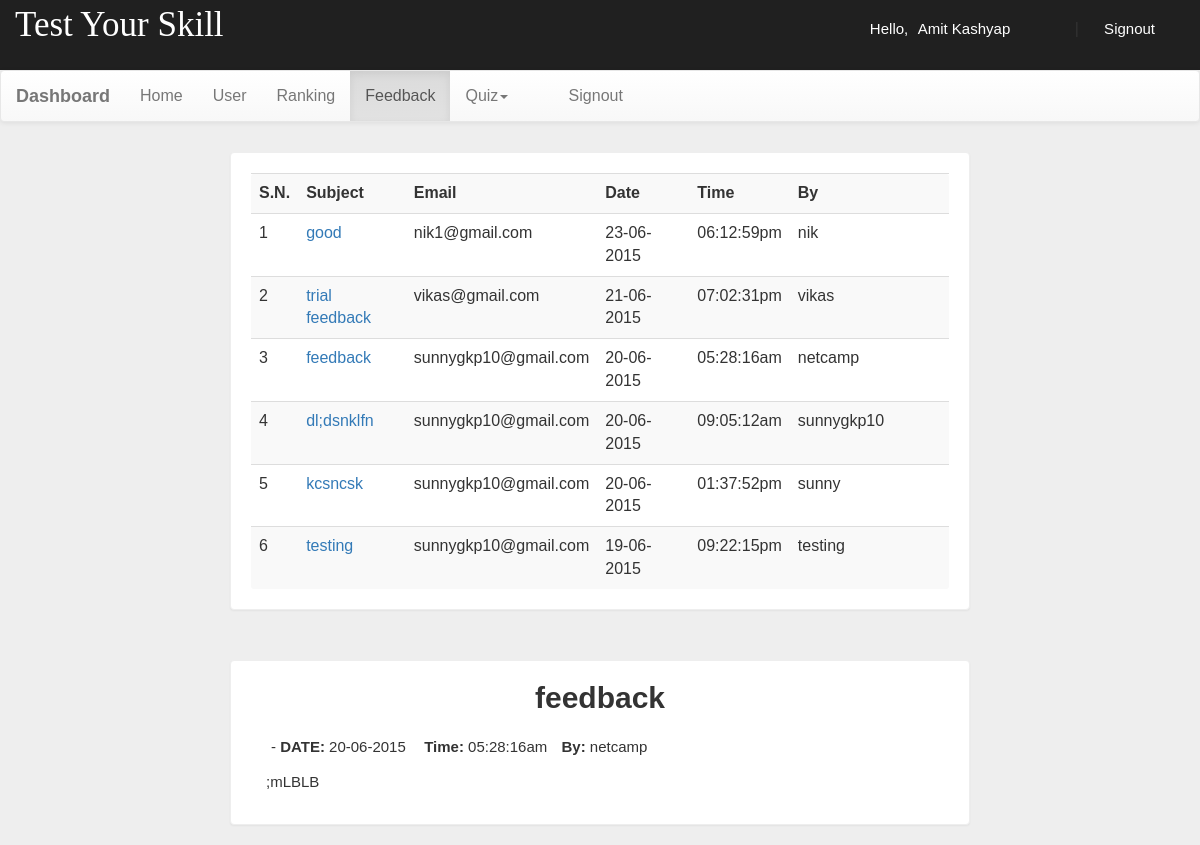
/login/dash.php?q=3&fid=5584ddd0da0ab (signed in), run on the app's committed database.
### tables this page shows
CREATE TABLE `feedback` (
  `id` text NOT NULL,
  `name` varchar(50) NOT NULL,
  `email` varchar(50) NOT NULL,
  `subject` varchar(500) NOT NULL,
  `feedback` varchar(500) NOT NULL,
  `date` date NOT NULL,
  `time` varchar(50) NOT NULL
);

### login/dash.php (the view, shortened to what this page needs)
<!DOCTYPE html PUBLIC "-//W3C//DTD XHTML 1.0 Transitional//EN" "http://www.w3.org/TR/xhtml1/DTD/xhtml1-transitional.dtd">
<html xmlns="http://www.w3.org/1999/xhtml">
<head>
<link  rel="stylesheet" href="css/bootstrap.min.css"/>
 <link  rel="stylesheet" href="css/bootstrap-theme.min.css"/>
 <link rel="stylesheet" href="css/main.css">
 <link  rel="stylesheet" href="css/font.css">
</head>
<body  style="background:#eee;">
<div class="header">
<div class="row">
<div class="col-lg-6">
<span class="logo">Test Your Skill</span></div>
<?php
 include_once 'dbConnection.php';
  if(!(isset($_SESSION['email']))){
header("location:index.php");
}
else
{
$name = $_SESSION['name'];;
echo '<span class="pull-right top title1" ><span class="log1"><span class="glyphicon glyphicon-user" aria-hidden="true"></span>&nbsp;&nbsp;&nbsp;&nbsp;Hello,</span> <a href="account.php" class="log log1">'.$name.'</a>&nbsp;|&nbsp;<a href="logout.php?q=account.php" class="log"><span class="glyphicon glyphicon-log-out" aria-hidden="true"></span>&nbsp;Signout</button></a></span>';
}?>
</div></div>
<nav class="navbar navbar-default title1">
  <div class="container-fluid">
    <div class="navbar-header">
      <a class="navbar-brand" href="dash.php?q=0"><b>Dashboard</b></a>
    </div>
    <div class="collapse navbar-collapse" id="bs-example-navbar-collapse-1">
      <ul class="nav navbar-nav">
        <li <?php if(@$_GET['q']==0) echo'class="active"'; ?>><a href="dash.php?q=0">Home<span class="sr-only">(current)</span></a></li>
        <li <?php if(@$_GET['q']==1) echo'class="active"'; ?>><a href="dash.php?q=1">User</a></li>
		<li <?php if(@$_GET['q']==2) echo'class="active"'; ?>><a href="dash.php?q=2">Ranking</a></li>
		<li <?php if(@$_GET['q']==3) echo'class="active"'; ?>><a href="dash.php?q=3">Feedback</a></li>
        <li class="dropdown <?php if(@$_GET['q']==4 || @$_GET['q']==5) echo'active"'; ?>">
          <a href="#" class="dropdown-toggle" data-toggle="dropdown" role="button" aria-haspopup="true" aria-expanded="false">Quiz<span class="caret"></span></a>
        </li><li class="pull-right"> <a href="logout.php?q=account.php"><span class="glyphicon glyphicon-log-out" aria-hidden="true"></span>&nbsp;&nbsp;&nbsp;&nbsp;Signout</a></li>
      </ul>
          </div>
  </div>
</nav>
<div class="container">
<div class="row">
<div class="col-md-12">
<?php if(@$_GET['q']==3) {
$result = mysqli_query($con,"SELECT * FROM `feedback` ORDER BY `feedback`.`date` DESC") or die('Error');
echo  '<div class="panel"><div class="table-responsive"><table class="table table-striped title1">
<tr><td><b>S.N.</b></td><td><b>Subject</b></td><td><b>Email</b></td><td><b>Date</b></td><td><b>Time</b></td><td><b>By</b></td><td></td><td></td></tr>';
$c=1;
while($row = mysqli_fetch_array($result)) {
	$date = $row['date'];
	$date= date("d-m-Y",strtotime($date));
	$time = $row['time'];
	$subject = $row['subject'];
	$name = $row['name'];
	$email = $row['email'];
	$id = $row['id'];
	 echo '<tr><td>'.$c++.'</td>';
	echo '<td><a title="Click to open feedback" href="dash.php?q=3&fid='.$id.'">'.$subject.'</a></td><td>'.$email.'</td><td>'.$date.'</td><td>'.$time.'</td><td>'.$name.'</td>
	<td><a title="Open Feedback" href="dash.php?q=3&fid='.$id.'"><b><span class="glyphicon glyphicon-folder-open" aria-hidden="true"></span></b></a></td>';
	echo '<td><a title="Delete Feedback" href="update.php?fdid='.$id.'"><b><span class="glyphicon glyphicon-trash" aria-hidden="true"></span></b></a></td>
	</tr>';
}
echo '</table></div></div>';
}
?>
<?php if(@$_GET['fid']) {
echo '<br />';
$id=@$_GET['fid'];
$result = mysqli_query($con,"SELECT * FROM feedback WHERE id='$id' ") or die('Error');
while($row = mysqli_fetch_array($result)) {
	$name = $row['name'];
	$subject = $row['subject'];
	$date = $row['date'];
	$date= date("d-m-Y",strtotime($date));
	$time = $row['time'];
	$feedback = $row['feedback'];
echo '<div class="panel"<a title="Back to Archive" href="update.php?q1=2"><b><span class="glyphicon glyphicon-level-up" aria-hidden="true"></span></b></a><h2 style="text-align:center; margin-top:-15px;font-family: "Ubuntu", sans-serif;"><b>'.$subject.'</b></h1>';
 echo '<div class="mCustomScrollbar" data-mcs-theme="dark" style="margin-left:10px;margin-right:10px; max-height:450px; line-height:35px;padding:5px;"><span style="line-height:35px;padding:5px;">-&nbsp;<b>DATE:</b>&nbsp;'.$date.'</span>
<span style="line-height:35px;padding:5px;">&nbsp;<b>Time:</b>&nbsp;'.$time.'</span><span style="line-height:35px;padding:5px;">&nbsp;<b>By:</b>&nbsp;'.$name.'</span><br />'.$feedback.'</div></div>';}
}?>
</div>
</div></div>
</body>
</html>

### login/css/main.css (style rules this page uses)
.panel { border-color:#eee; margin-top:10px; margin-left:200px; margin-right:200px; padding:20px; font: 15px "Century Gothic", "Times Roman", sans-serif; }
.header { background:#202020; height:70px; }
.logo { font-family:'typo'; font-size:35px; color:white; margin:15px; }
.title1 { font: 16px "Century Gothic", "Times Roman", sans-serif; }
.top { margin-top:20px; }
.log1 { font: 15px 'Ubuntu', sans-serif; color:white; margin-left:10px; }
.log { margin:10px; margin-right:60px; margin-left:5px; color:white; text-decoration:none; font-size:20px; font-size:15px; }

### data on the page
feedback: subject "good", email "nik1@gmail.com", date "23-06-2015", time "06:12:59pm", name "nik"
feedback: subject "trial feedback", email "vikas@gmail.com", date "21-06-2015", time "07:02:31pm", name "vikas"
feedback: subject "feedback", email "sunnygkp10@gmail.com", date "20-06-2015", time "05:28:16am", name "netcamp", feedback ";mLBLB"
feedback: subject "dl;dsnklfn", email "sunnygkp10@gmail.com", date "20-06-2015", time "09:05:12am", name "sunnygkp10"
feedback: subject "kcsncsk", email "sunnygkp10@gmail.com", date "20-06-2015", time "01:37:52pm", name "sunny"
feedback: subject "testing", email "sunnygkp10@gmail.com", date "19-06-2015", time "09:22:15pm", name "testing"

### other printed values
$name "Amit Kashyap"
